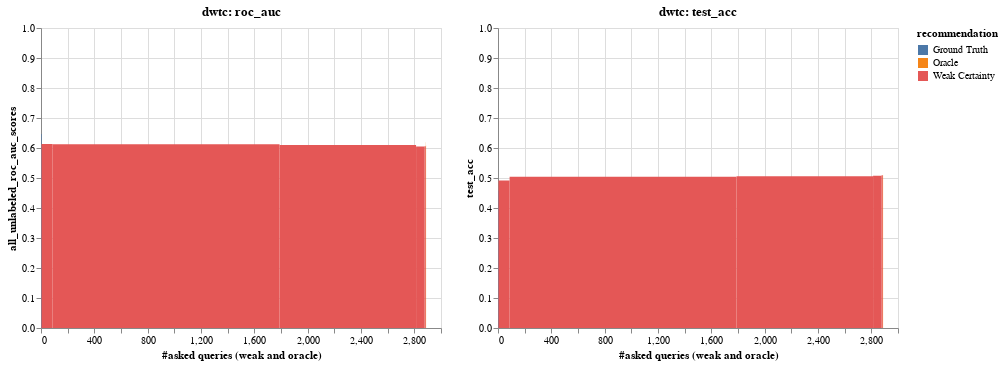

The notebook cell this image was saved under:
### Code cell
pre_fetch_data(1)
visualise_top_n(1)

### Figure 1 — Vega-Lite specification as saved in the notebook (floating-point values rounded to 4 significant figures)
{"config": {"view": {"continuousWidth": 400, "continuousHeight": 300}}, "vconcat": [{"hconcat": [{"mark": "rect", "encoding": {"color": {"type": "nominal", "field": "recommendation", "scale": {"scheme": "tableau10"}}, "tooltip": [{"type": "quantitative", "field": "iteration"}, {"type": "quantitative", "field": "f1"}, {"type": "quantitative", "field": "test_acc"}, {"type": "quantitative", "field": "all_unlabeled_roc_auc_scores"}, {"type": "quantitative", "field": "query_strong_accuracy_list"}, {"type": "quantitative", "field": "query_length"}, {"type": "nominal", "field": "recommendation"}], "x": {"type": "quantitative", "field": "asked_queries_end", "title": "#asked queries (weak and oracle)"}, "x2": {"field": "asked_queries"}, "y": {"type": "quantitative", "field": "all_unlabeled_roc_auc_scores", "scale": {"domain": [0, 1]}}}, "selection": {"selector002": {"type": "interval", "bind": "scales", "encodings": ["x", "y"]}}, "title": "dwtc: roc_auc"}, {"mark": "rect", "encoding": {"color": {"type": "nominal", "field": "recommendation", "scale": {"scheme": "tableau10"}}, "tooltip": [{"type": "quantitative", "field": "iteration"}, {"type": "quantitative", "field": "f1"}, {"type": "quantitative", "field": "test_acc"}, {"type": "quantitative", "field": "all_unlabeled_roc_auc_scores"}, {"type": "quantitative", "field": "query_strong_accuracy_list"}, {"type": "quantitative", "field": "query_length"}, {"type": "nominal", "field": "recommendation"}], "x": {"type": "quantitative", "field": "asked_queries_end", "title": "#asked queries (weak and oracle)"}, "x2": {"field": "asked_queries"}, "y": {"type": "quantitative", "field": "test_acc", "scale": {"domain": [0, 1]}}}, "selection": {"selector002": {"type": "interval", "bind": "scales", "encodings": ["x", "y"]}}, "title": "dwtc: test_acc"}]}], "data": {"name": "data-78a0519f27631bfcdca9a2926c918e15"}, "$schema": "https://vega.github.io/schema/vega-lite/v4.8.1.json", "datasets": {"data-78a0519f27631bfcdca9a2926c918e15": [{"iteration": 0, "all_unlabeled_roc_auc_scores": 0.6467, "query_length": 4, "recommendation": "Ground Truth", "query_strong_accuracy_list": null, "f1": 0.4526, "test_acc": 0.4573, "asked_queries": 4, "asked_queries_end": 0}, {"iteration": 1, "all_unlabeled_roc_auc_scores": 0.6131, "query_length": 83, "recommendation": "Weak Certainty", "query_strong_accuracy_list": 0.8072, "f1": 0.4383, "test_acc": 0.4916, "asked_queries": 87, "asked_queries_end": 4}, {"iteration": 2, "all_unlabeled_roc_auc_scores": 0.6122, "query_length": 1702, "recommendation": "Weak Certainty", "query_strong_accuracy_list": 0.5282, "f1": 0.4355, "test_acc": 0.5043, "asked_queries": 1789, "asked_queries_end": 87}, {"iteration": 3, "all_unlabeled_roc_auc_scores": 0.6101, "query_length": 1024, "recommendation": "Weak Certainty", "query_strong_accuracy_list": 0.5029, "f1": 0.4358, "test_acc": 0.5057, "asked_queries": 2813, "asked_queries_end": 1789}, {"iteration": 4, "all_unlabeled_roc_auc_scores": 0.6048, "query_length": 64, "recommendation": "Weak Certainty", "query_strong_accuracy_list": 0.375, "f1": 0.4351, "test_acc": 0.5072, "asked_queries": 2877, "asked_queries_end": 2813}, {"iteration": 5, "all_unlabeled_roc_auc_scores": 0.6058, "query_length": 9, "recommendation": "Weak Certainty", "query_strong_accuracy_list": 0.1111, "f1": 0.4373, "test_acc": 0.5092, "asked_queries": 2886, "asked_queries_end": 2877}, {"iteration": 6, "all_unlabeled_roc_auc_scores": 0.6192, "query_length": 1, "recommendation": "Oracle", "query_strong_accuracy_list": null, "f1": 0.437, "test_acc": 0.509, "asked_queries": 2887, "asked_queries_end": 2886}, {"iteration": 7, "all_unlabeled_roc_auc_scores": 0.6088, "query_length": 1, "recommendation": "Oracle", "query_strong_accuracy_list": null, "f1": 0.4367, "test_acc": 0.5092, "asked_queries": 2888, "asked_queries_end": 2887}]}}
